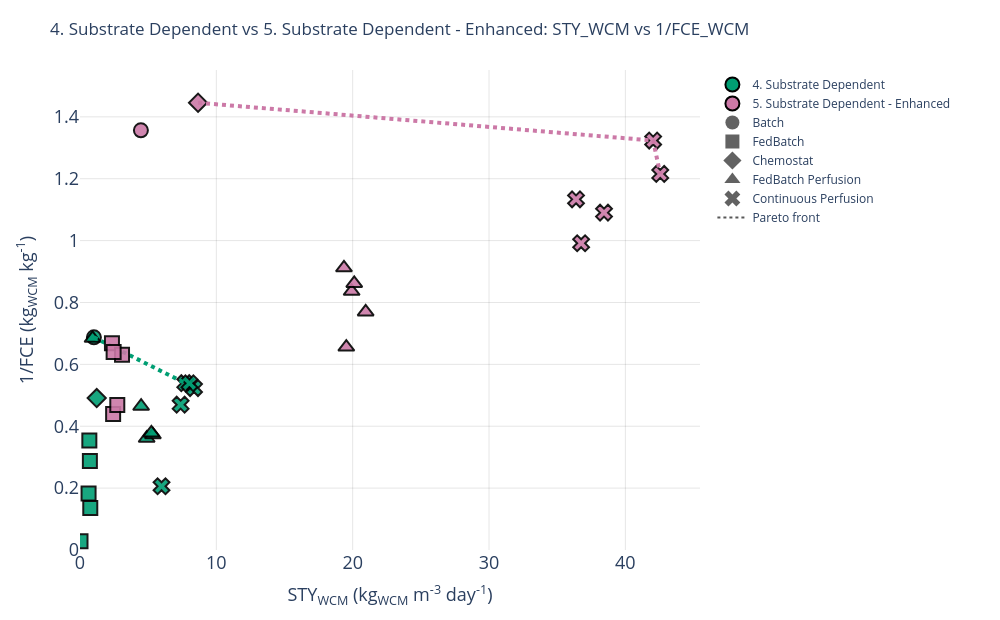

Here is the notebook cell this chart was saved with:
### Code cell
# STY_WCM vs 1/FCE (WCM) Pareto Front

FCE_CONFIG = {
    "source_column": "feed_conversion_efficiency_kg_kg_WCM",
    "inverse_column": INVERSE_FEED_CONVERSION_COLUMN,
    "metric_name": "feed conversion efficiency (WCM)",
    "abbreviation": "FCE_WCM",
    "inverse_label": "1/FCE (kg<sub>WCM</sub> kg<sup>-1</sup>)",
    "show_meat_benchmarks": SHOW_MEAT_BENCHMARKS,
}
FCE_OUTPUT_PATH = OUTPUT_DIR / f"pareto_{CAMPAIGN_SLUG}_sty_wcm_vs_inverse_feed_conversion_wcm.svg"

fig_fce, fronts_fce = create_conversion_pareto_figure(points_all, **FCE_CONFIG)
fig_fce.show()
export_figure(fig_fce, FCE_OUTPUT_PATH)

### Figure 1 — Plotly figure (JSON) as saved in the notebook; plotly's stock layout.template omitted (floating-point values rounded to 4 significant figures)
{"data": [{"customdata": [["4. Substrate Dependent", "Batch", "batch", 1.455]], "hovertemplate": "<b>%{customdata[0]}</b><br>Mode: %{customdata[1]}<br>Run: %{customdata[2]}<br>Feed conversion efficiency (wcm): %{customdata[3]:.2f}<br>STY<sub>WCM</sub>: %{x:.2f} kg/m³/day<br>1/FCE_WCM: %{y:.2f}<extra></extra>", "marker": {"color": "#009E73", "line": {"color": "black", "width": 2}, "opacity": 0.9, "size": 14, "symbol": "circle"}, "mode": "markers", "showlegend": false, "type": "scatter", "x": [1.02], "y": [0.6873]}, {"customdata": [["4. Substrate Dependent", "FedBatch", "fedbatch_constant", 3.473], ["4. Substrate Dependent", "FedBatch", "fedbatch_csfr", 5.476], ["4. Substrate Dependent", "FedBatch", "fedbatch_exponential", 7.373], ["4. Substrate Dependent", "FedBatch", "fedbatch_gsp", 35.86], ["4. Substrate Dependent", "FedBatch", "fedbatch_linear", 2.825]], "hovertemplate": "<b>%{customdata[0]}</b><br>Mode: %{customdata[1]}<br>Run: %{customdata[2]}<br>Feed conversion efficiency (wcm): %{customdata[3]:.2f}<br>STY<sub>WCM</sub>: %{x:.2f} kg/m³/day<br>1/FCE_WCM: %{y:.2f}<extra></extra>", "marker": {"color": "#009E73", "line": {"color": "black", "width": 2}, "opacity": 0.9, "size": 14, "symbol": "square"}, "mode": "markers", "showlegend": false, "type": "scatter", "x": [0.7249, 0.6283, 0.7541, 0.03648, 0.6857], "y": [0.2879, 0.1826, 0.1356, 0.02789, 0.354]}, {"customdata": [["4. Substrate Dependent", "Chemostat", "chemostat", 2.036]], "hovertemplate": "<b>%{customdata[0]}</b><br>Mode: %{customdata[1]}<br>Run: %{customdata[2]}<br>Feed conversion efficiency (wcm): %{customdata[3]:.2f}<br>STY<sub>WCM</sub>: %{x:.2f} kg/m³/day<br>1/FCE_WCM: %{y:.2f}<extra></extra>", "marker": {"color": "#009E73", "line": {"color": "black", "width": 2}, "opacity": 0.9, "size": 14, "symbol": "diamond"}, "mode": "markers", "showlegend": false, "type": "scatter", "x": [1.227], "y": [0.4911]}, {"customdata": [["4. Substrate Dependent", "FedBatch Perfusion", "cf_constant", 2.768], ["4. Substrate Dependent", "FedBatch Perfusion", "cf_cspr", 2.686], ["4. Substrate Dependent", "FedBatch Perfusion", "cf_gsp", 1.462], ["4. Substrate Dependent", "FedBatch Perfusion", "cf_tbp", 2.642], ["4. Substrate Dependent", "FedBatch Perfusion", "cf_tbs", 2.152]], "hovertemplate": "<b>%{customdata[0]}</b><br>Mode: %{customdata[1]}<br>Run: %{customdata[2]}<br>Feed conversion efficiency (wcm): %{customdata[3]:.2f}<br>STY<sub>WCM</sub>: %{x:.2f} kg/m³/day<br>1/FCE_WCM: %{y:.2f}<extra></extra>", "marker": {"color": "#009E73", "line": {"color": "black", "width": 2}, "opacity": 0.9, "size": 14, "symbol": "triangle-up"}, "mode": "markers", "showlegend": false, "type": "scatter", "x": [4.89, 5.348, 0.9224, 5.235, 4.483], "y": [0.3612, 0.3724, 0.6841, 0.3785, 0.4646]}, {"customdata": [["4. Substrate Dependent", "Continuous Perfusion", "cp_constant", 1.854], ["4. Substrate Dependent", "Continuous Perfusion", "cp_cspr", 1.911], ["4. Substrate Dependent", "Continuous Perfusion", "cp_gsp", 4.853], ["4. Substrate Dependent", "Continuous Perfusion", "cp_tbp", 2.129], ["4. Substrate Dependent", "Continuous Perfusion", "cp_tbs", 1.856]], "hovertemplate": "<b>%{customdata[0]}</b><br>Mode: %{customdata[1]}<br>Run: %{customdata[2]}<br>Feed conversion efficiency (wcm): %{customdata[3]:.2f}<br>STY<sub>WCM</sub>: %{x:.2f} kg/m³/day<br>1/FCE_WCM: %{y:.2f}<extra></extra>", "marker": {"color": "#009E73", "line": {"color": "black", "width": 2}, "opacity": 0.9, "size": 14, "symbol": "x"}, "mode": "markers", "showlegend": false, "type": "scatter", "x": [7.722, 8.364, 5.979, 7.381, 8.024], "y": [0.5392, 0.5234, 0.2061, 0.4697, 0.5388]}, {"hovertemplate": "<b>4. Substrate Dependent Pareto front</b><br>STY<sub>WCM</sub>: %{x:.2f} kg/m³/day<br>1/FCE (kg<sub>WCM</sub> kg<sup>-1</sup>): %{y:.2f}<extra></extra>", "line": {"color": "#009E73", "dash": "dot", "width": 4}, "mode": "lines", "showlegend": false, "type": "scatter", "x": [1.02, 7.722, 8.024, 8.364], "y": [0.6873, 0.5392, 0.5388, 0.5234]}, {"customdata": [["5. Substrate Dependent - Enhanced", "Batch", "batch", 0.7372]], "hovertemplate": "<b>%{customdata[0]}</b><br>Mode: %{customdata[1]}<br>Run: %{customdata[2]}<br>Feed conversion efficiency (wcm): %{customdata[3]:.2f}<br>STY<sub>WCM</sub>: %{x:.2f} kg/m³/day<br>1/FCE_WCM: %{y:.2f}<extra></extra>", "marker": {"color": "#CC79A7", "line": {"color": "black", "width": 2}, "opacity": 0.9, "size": 14, "symbol": "circle"}, "mode": "markers", "showlegend": false, "type": "scatter", "x": [4.468], "y": [1.356]}, {"customdata": [["5. Substrate Dependent - Enhanced", "FedBatch", "fedbatch_constant", 1.496], ["5. Substrate Dependent - Enhanced", "FedBatch", "fedbatch_csfr", 2.274], ["5. Substrate Dependent - Enhanced", "FedBatch", "fedbatch_exponential", 1.585], ["5. Substrate Dependent - Enhanced", "FedBatch", "fedbatch_gsp", 2.133], ["5. Substrate Dependent - Enhanced", "FedBatch", "fedbatch_linear", 1.563]], "hovertemplate": "<b>%{customdata[0]}</b><br>Mode: %{customdata[1]}<br>Run: %{customdata[2]}<br>Feed conversion efficiency (wcm): %{customdata[3]:.2f}<br>STY<sub>WCM</sub>: %{x:.2f} kg/m³/day<br>1/FCE_WCM: %{y:.2f}<extra></extra>", "marker": {"color": "#CC79A7", "line": {"color": "black", "width": 2}, "opacity": 0.9, "size": 14, "symbol": "square"}, "mode": "markers", "showlegend": false, "type": "scatter", "x": [2.344, 2.43, 3.082, 2.735, 2.466], "y": [0.6683, 0.4397, 0.6308, 0.4688, 0.6398]}, {"customdata": [["5. Substrate Dependent - Enhanced", "Chemostat", "chemostat", 0.6918]], "hovertemplate": "<b>%{customdata[0]}</b><br>Mode: %{customdata[1]}<br>Run: %{customdata[2]}<br>Feed conversion efficiency (wcm): %{customdata[3]:.2f}<br>STY<sub>WCM</sub>: %{x:.2f} kg/m³/day<br>1/FCE_WCM: %{y:.2f}<extra></extra>", "marker": {"color": "#CC79A7", "line": {"color": "black", "width": 2}, "opacity": 0.9, "size": 14, "symbol": "diamond"}, "mode": "markers", "showlegend": false, "type": "scatter", "x": [8.659], "y": [1.446]}, {"customdata": [["5. Substrate Dependent - Enhanced", "FedBatch Perfusion", "cf_constant", 1.097], ["5. Substrate Dependent - Enhanced", "FedBatch Perfusion", "cf_cspr", 1.3], ["5. Substrate Dependent - Enhanced", "FedBatch Perfusion", "cf_gsp", 1.525], ["5. Substrate Dependent - Enhanced", "FedBatch Perfusion", "cf_tbp", 1.196], ["5. Substrate Dependent - Enhanced", "FedBatch Perfusion", "cf_tbs", 1.161]], "hovertemplate": "<b>%{customdata[0]}</b><br>Mode: %{customdata[1]}<br>Run: %{customdata[2]}<br>Feed conversion efficiency (wcm): %{customdata[3]:.2f}<br>STY<sub>WCM</sub>: %{x:.2f} kg/m³/day<br>1/FCE_WCM: %{y:.2f}<extra></extra>", "marker": {"color": "#CC79A7", "line": {"color": "black", "width": 2}, "opacity": 0.9, "size": 14, "symbol": "triangle-up"}, "mode": "markers", "showlegend": false, "type": "scatter", "x": [19.36, 20.95, 19.53, 19.92, 20.11], "y": [0.912, 0.7695, 0.6558, 0.8359, 0.8615]}, {"customdata": [["5. Substrate Dependent - Enhanced", "Continuous Perfusion", "cp_constant", 0.9172], ["5. Substrate Dependent - Enhanced", "Continuous Perfusion", "cp_cspr", 0.7556], ["5. Substrate Dependent - Enhanced", "Continuous Perfusion", "cp_gsp", 1.009], ["5. Substrate Dependent - Enhanced", "Continuous Perfusion", "cp_tbp", 0.8227], ["5. Substrate Dependent - Enhanced", "Continuous Perfusion", "cp_tbs", 0.8823]], "hovertemplate": "<b>%{customdata[0]}</b><br>Mode: %{customdata[1]}<br>Run: %{customdata[2]}<br>Feed conversion efficiency (wcm): %{customdata[3]:.2f}<br>STY<sub>WCM</sub>: %{x:.2f} kg/m³/day<br>1/FCE_WCM: %{y:.2f}<extra></extra>", "marker": {"color": "#CC79A7", "line": {"color": "black", "width": 2}, "opacity": 0.9, "size": 14, "symbol": "x"}, "mode": "markers", "showlegend": false, "type": "scatter", "x": [38.43, 42.04, 36.76, 42.56, 36.38], "y": [1.09, 1.323, 0.9914, 1.216, 1.133]}, {"hovertemplate": "<b>5. Substrate Dependent - Enhanced Pareto front</b><br>STY<sub>WCM</sub>: %{x:.2f} kg/m³/day<br>1/FCE (kg<sub>WCM</sub> kg<sup>-1</sup>): %{y:.2f}<extra></extra>", "line": {"color": "#CC79A7", "dash": "dot", "width": 4}, "mode": "lines", "showlegend": false, "type": "scatter", "x": [8.659, 42.04, 42.56], "y": [1.446, 1.323, 1.216]}, {"hoverinfo": "skip", "marker": {"color": "#009E73", "line": {"color": "black", "width": 2}, "size": 14, "symbol": "circle"}, "mode": "markers", "name": "4. Substrate Dependent", "showlegend": true, "type": "scatter", "x": [null], "y": [null]}, {"hoverinfo": "skip", "marker": {"color": "#CC79A7", "line": {"color": "black", "width": 2}, "size": 14, "symbol": "circle"}, "mode": "markers", "name": "5. Substrate Dependent - Enhanced", "showlegend": true, "type": "scatter", "x": [null], "y": [null]}, {"hoverinfo": "skip", "marker": {"color": "rgba(90,90,90,0.95)", "size": 14, "symbol": "circle"}, "mode": "markers", "name": "Batch", "showlegend": true, "type": "scatter", "x": [null], "y": [null]}, {"hoverinfo": "skip", "marker": {"color": "rgba(90,90,90,0.95)", "size": 14, "symbol": "square"}, "mode": "markers", "name": "FedBatch", "showlegend": true, "type": "scatter", "x": [null], "y": [null]}, {"hoverinfo": "skip", "marker": {"color": "rgba(90,90,90,0.95)", "size": 14, "symbol": "diamond"}, "mode": "markers", "name": "Chemostat", "showlegend": true, "type": "scatter", "x": [null], "y": [null]}, {"hoverinfo": "skip", "marker": {"color": "rgba(90,90,90,0.95)", "size": 14, "symbol": "triangle-up"}, "mode": "markers", "name": "FedBatch Perfusion", "showlegend": true, "type": "scatter", "x": [null], "y": [null]}, {"hoverinfo": "skip", "marker": {"color": "rgba(90,90,90,0.95)", "size": 14, "symbol": "x"}, "mode": "markers", "name": "Continuous Perfusion", "showlegend": true, "type": "scatter", "x": [null], "y": [null]}, {"hoverinfo": "skip", "line": {"color": "rgba(80,80,80,0.95)", "dash": "dot", "width": 2}, "mode": "lines", "name": "Pareto front", "showlegend": true, "type": "scatter", "x": [null, null], "y": [null, null]}], "layout": {"height": 620, "legend": {"orientation": "v", "x": 1.02, "xanchor": "left", "y": 1, "yanchor": "top"}, "margin": {"b": 70, "l": 80, "r": 300, "t": 70}, "title": {"text": "4. Substrate Dependent vs 5. Substrate Dependent - Enhanced: STY_WCM vs 1/FCE_WCM"}, "width": 1000, "xaxis": {"gridcolor": "rgba(0,0,0,0.10)", "rangemode": "tozero", "showgrid": true, "tickfont": {"size": 18}, "title": {"font": {"size": 18}, "text": "STY<sub>WCM</sub> (kg<sub>WCM</sub> m<sup>-3</sup> day<sup>-1</sup>)"}, "zeroline": false}, "yaxis": {"gridcolor": "rgba(0,0,0,0.10)", "rangemode": "tozero", "showgrid": true, "tickfont": {"size": 18}, "title": {"font": {"size": 18}, "text": "1/FCE (kg<sub>WCM</sub> kg<sup>-1</sup>)"}, "zeroline": false}}}
